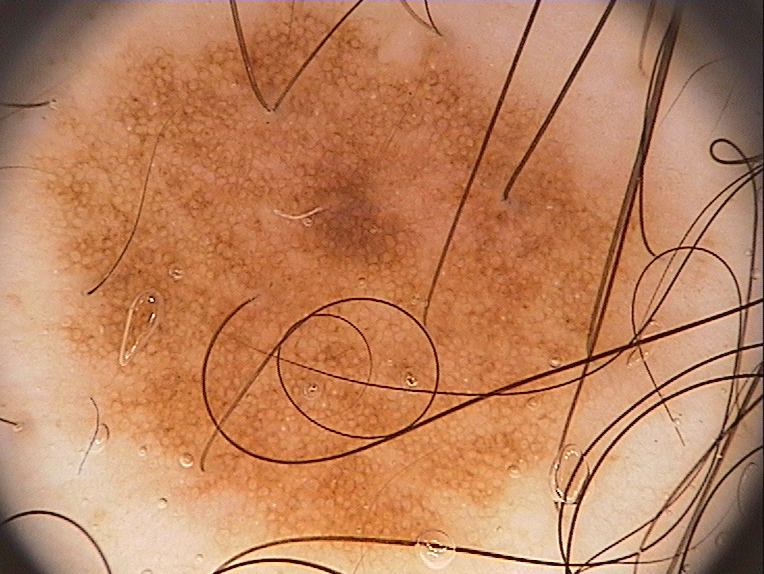
#> input picture lesion.images/image1.png, 764 x 574 px, found by its file name
$ python FCM_lesion_segmentation.py
#> lines starting #> are read from the running program, lines starting #| are printed output that depends on the picture
import cv2
import numpy as np
import matplotlib.pyplot as plt
from skimage.color import rgb2lab
from skfuzzy import cmeans, membership

def preprocess_image(image_path):
    # Read the image
#> called with image_path = './lesion.images/image1.png'
    img = cv2.imread(image_path)
#> img is the input picture: shape (574, 764, 3); mean B, G, R 94.1, 130.4, 188.1
    img = cv2.cvtColor(img, cv2.COLOR_BGR2RGB)

    # Convert to LAB color space
    lab_img = rgb2lab(img)
#> lab_img: shape (574, 764, 3) float64; mean of channels 0, 1, 2 59.3, 18.5, 28.7

    # Normalize the L channel
    l_channel = lab_img[:,:,0]
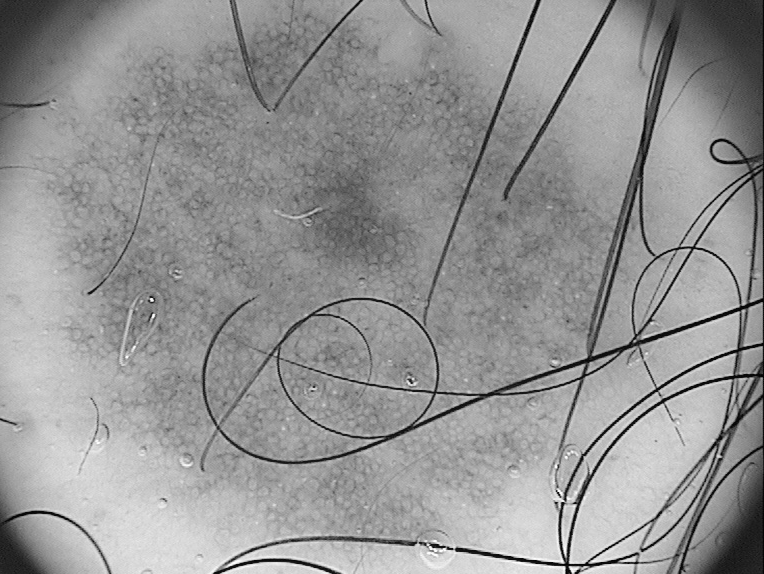
#> l_channel: shape (574, 764) float64; min 2.43, max 99.83, mean 59.3; drawn with min black and max white
    l_channel = (l_channel - l_channel.min()) / (l_channel.max() - l_channel.min())

    return img, l_channel

def apply_fcm(image, n_clusters=2, m=2, error=0.005, max_iter=1000):
    # Reshape the image to a 2D array of pixels
    pixels = image.reshape((-1, 1))

    # Apply FCM clustering
    cntr, u, _, _, _, _, _ = cmeans(pixels.T, n_clusters, m, error, max_iter)

    # Get the segmentation mask
    segmentation = np.argmax(u, axis=0).reshape(image.shape)

    return segmentation

def post_process(segmentation):
    # Apply morphological operations to refine the segmentation
    kernel = np.ones((5,5), np.uint8)
    segmentation = cv2.morphologyEx(segmentation.astype(np.uint8), cv2.MORPH_CLOSE, kernel)
    segmentation = cv2.morphologyEx(segmentation, cv2.MORPH_OPEN, kernel)

    return segmentation

def visualize_results(original_img, segmentation):
    # Create a binary mask
    mask = (segmentation == 1).astype(np.uint8)

    # Apply the mask to the original image
    segmented_img = cv2.bitwise_and(original_img, original_img, mask=mask)

    # Visualize the results
    fig, (ax1, ax2, ax3) = plt.subplots(1, 3, figsize=(15, 5))
    ax1.imshow(original_img)
    ax1.set_title('Original Image')
    ax1.axis('off')

    ax2.imshow(segmentation, cmap='gray')
    ax2.set_title('Segmentation Mask')
    ax2.axis('off')

    ax3.imshow(segmented_img)
    ax3.set_title('Segmented Lesion')
    ax3.axis('off')

    plt.tight_layout()
    plt.show()

def main(image_path):
    # Preprocess the image
    original_img, preprocessed_img = preprocess_image(image_path)

    # Apply FCM
    segmentation = apply_fcm(preprocessed_img)

    # Post-process the segmentation
    refined_segmentation = post_process(segmentation)

    # Visualize the results
    visualize_results(original_img, refined_segmentation)

# Example usage
image_path='./lesion.images/image1.png'

main(image_path)
#> (the call stopped at in apply_fcm, `cntr, u, _, _, _, _, _ = cmeans(pixels.T, n_clusters, m, error, max_it..`: skfuzzy is not available in this run)

$ run again, with lesion.images/image2.png copied over lesion.images/image1.png
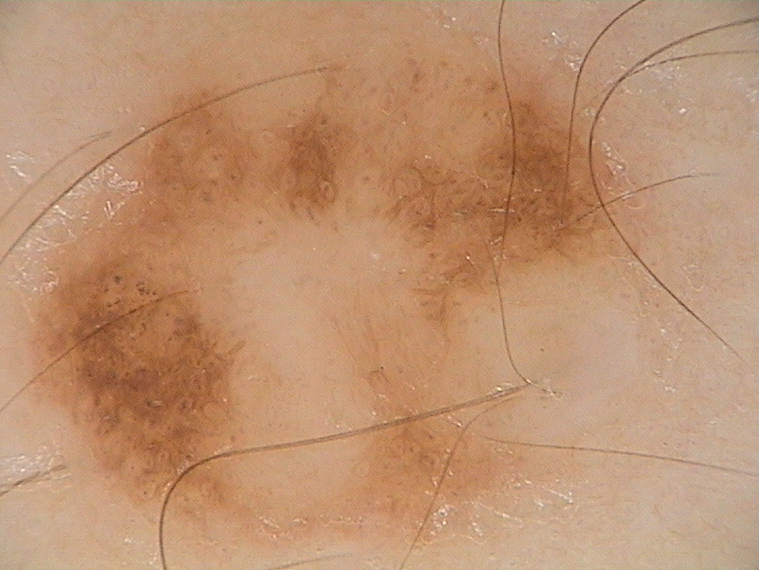
#> input picture lesion.images/image2.png, 765 x 573 px, found by its file name
#> in preprocess_image, img is the input picture: shape (573, 765, 3); mean B, G, R 114.7, 147.1, 190.7
#> lab_img: shape (573, 765, 3) float64; mean of channels 0, 1, 2 64.3, 12.4, 23.7
#> in preprocess_image, `l_channel = lab_img[:,:,0]`:
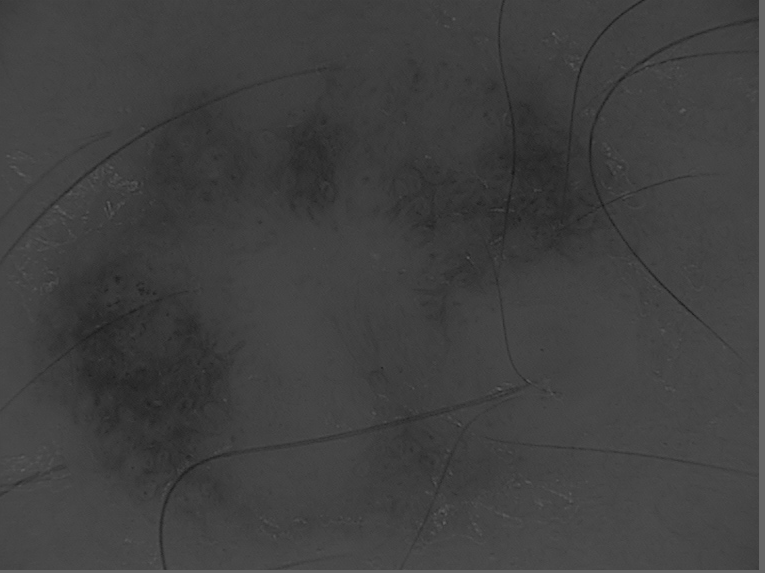
#> l_channel: shape (573, 765) float64; min 22.16, max 100, mean 64.3
#> in preprocess_image, `l_channel = (l_channel - l_channel.min()) / (l_channel.max() - l_chann..`:
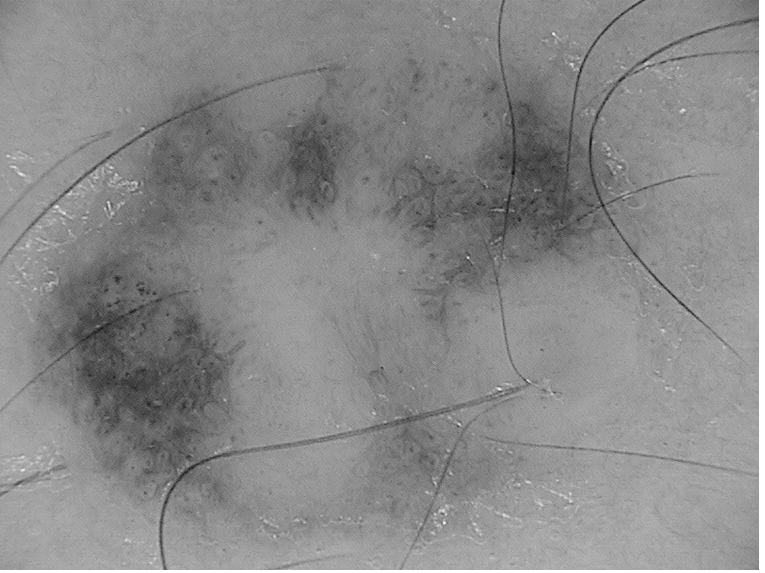
#> l_channel: shape (573, 765) float64; min 0, max 1, mean 0.541

$ run again, with lesion.images/image3.png copied over lesion.images/image1.png
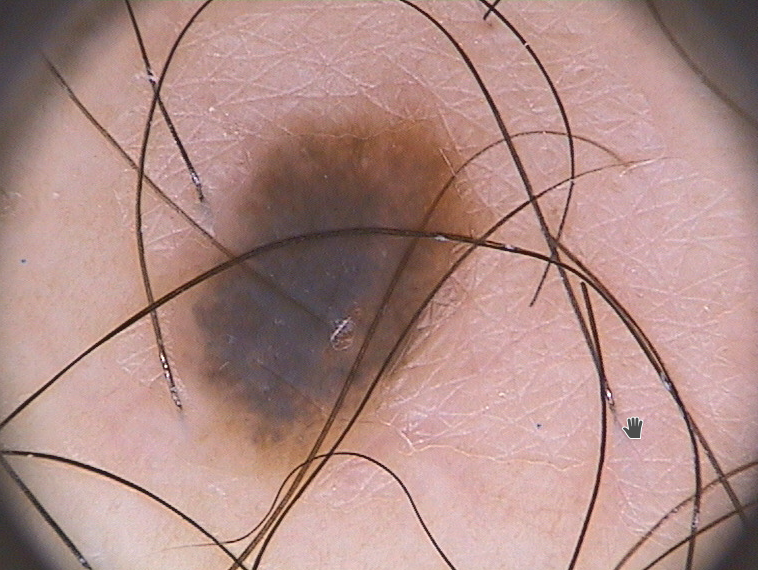
#> input picture lesion.images/image3.png, 758 x 570 px, found by its file name
#> in preprocess_image, img is the input picture: shape (570, 758, 3); mean B, G, R 135.2, 140.3, 175
#> lab_img: shape (570, 758, 3) float64; mean of channels 0, 1, 2 61, 12.4, 7.8
#> in preprocess_image, `l_channel = lab_img[:,:,0]`:
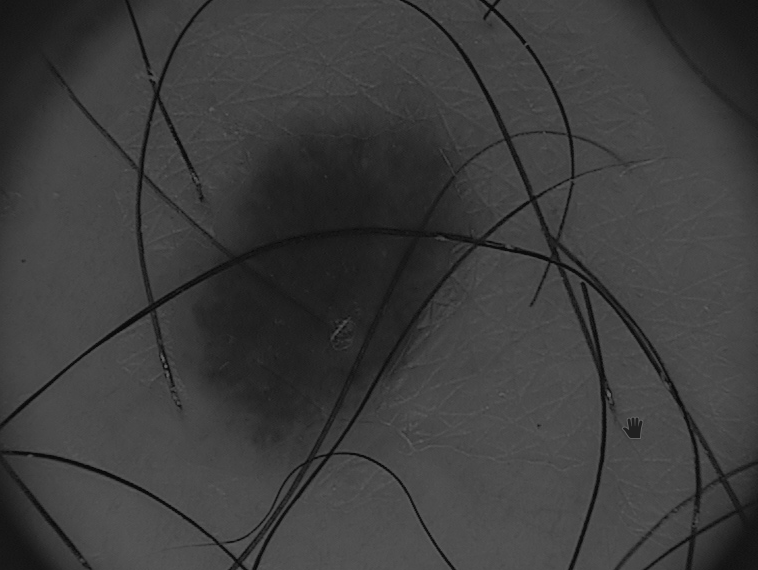
#> l_channel: shape (570, 758) float64; min 5.43, max 100, mean 61
#> in preprocess_image, `l_channel = (l_channel - l_channel.min()) / (l_channel.max() - l_chann..`:
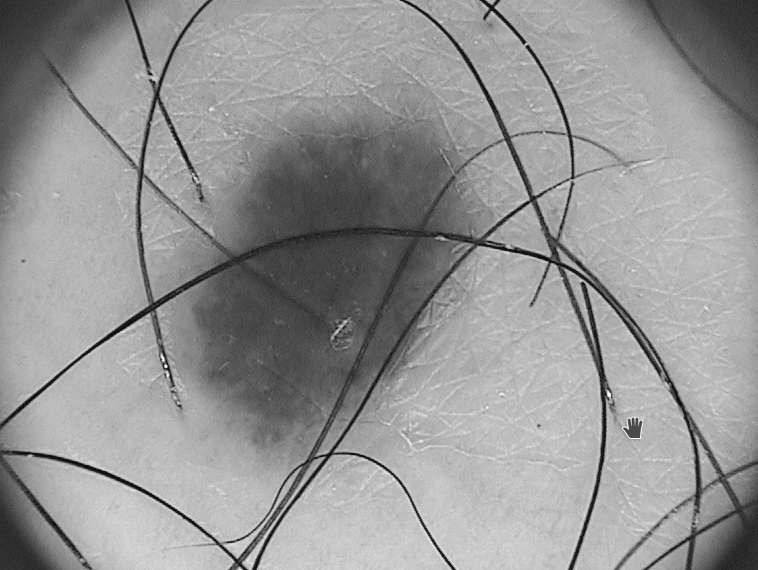
#> l_channel: shape (570, 758) float64; min 0, max 1, mean 0.587
